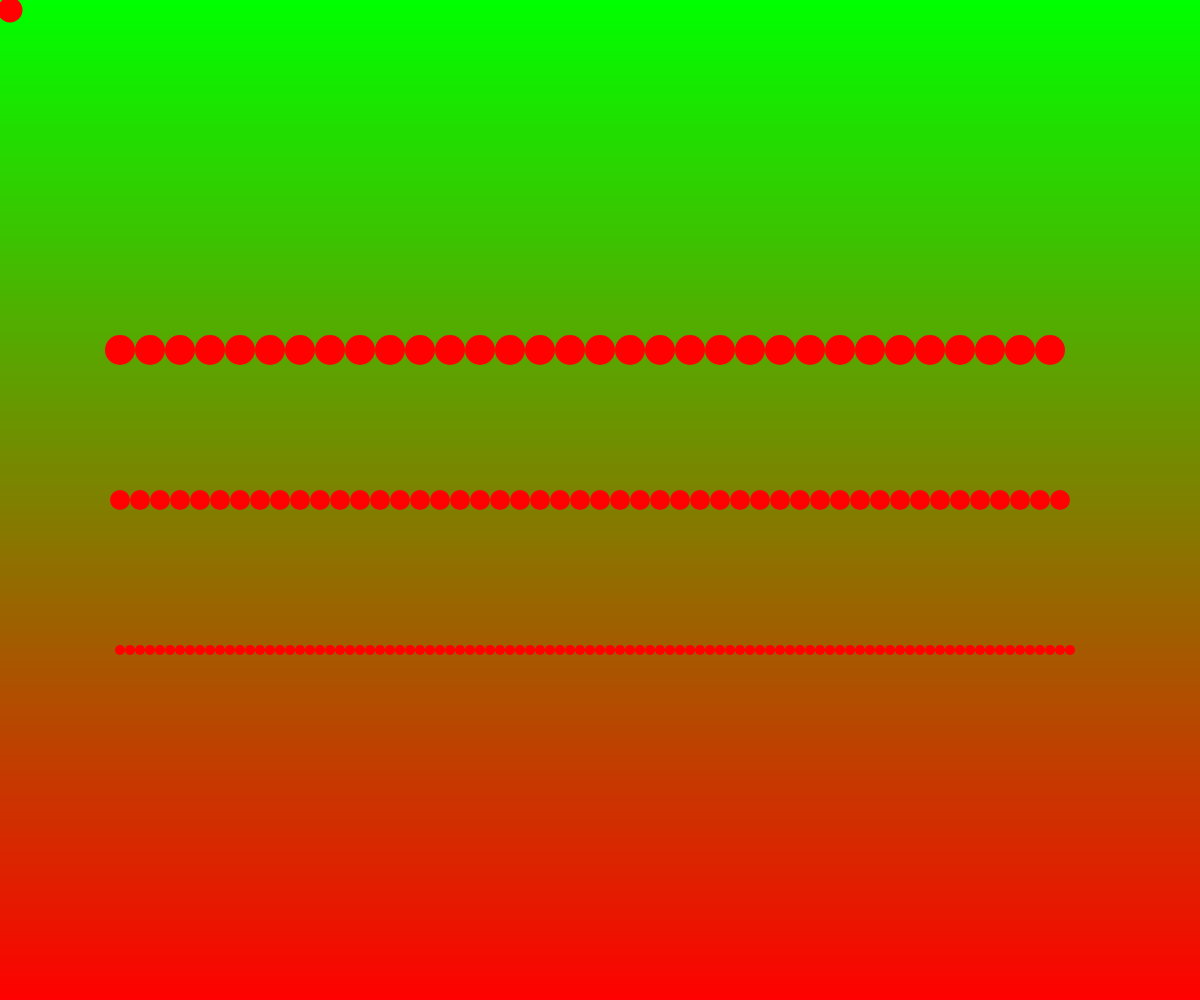
Frame 1 (no input)
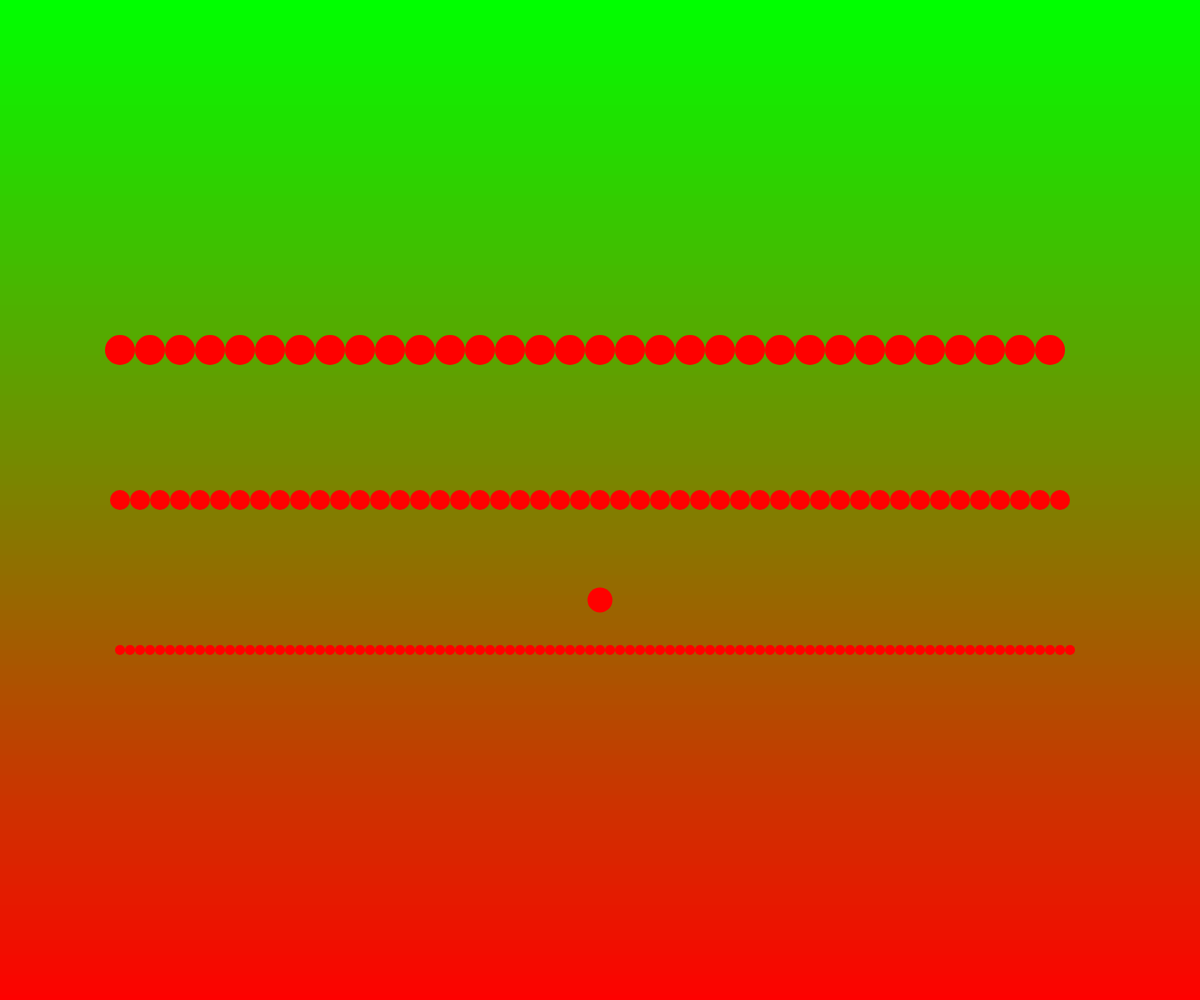
Frame 60 (no input)
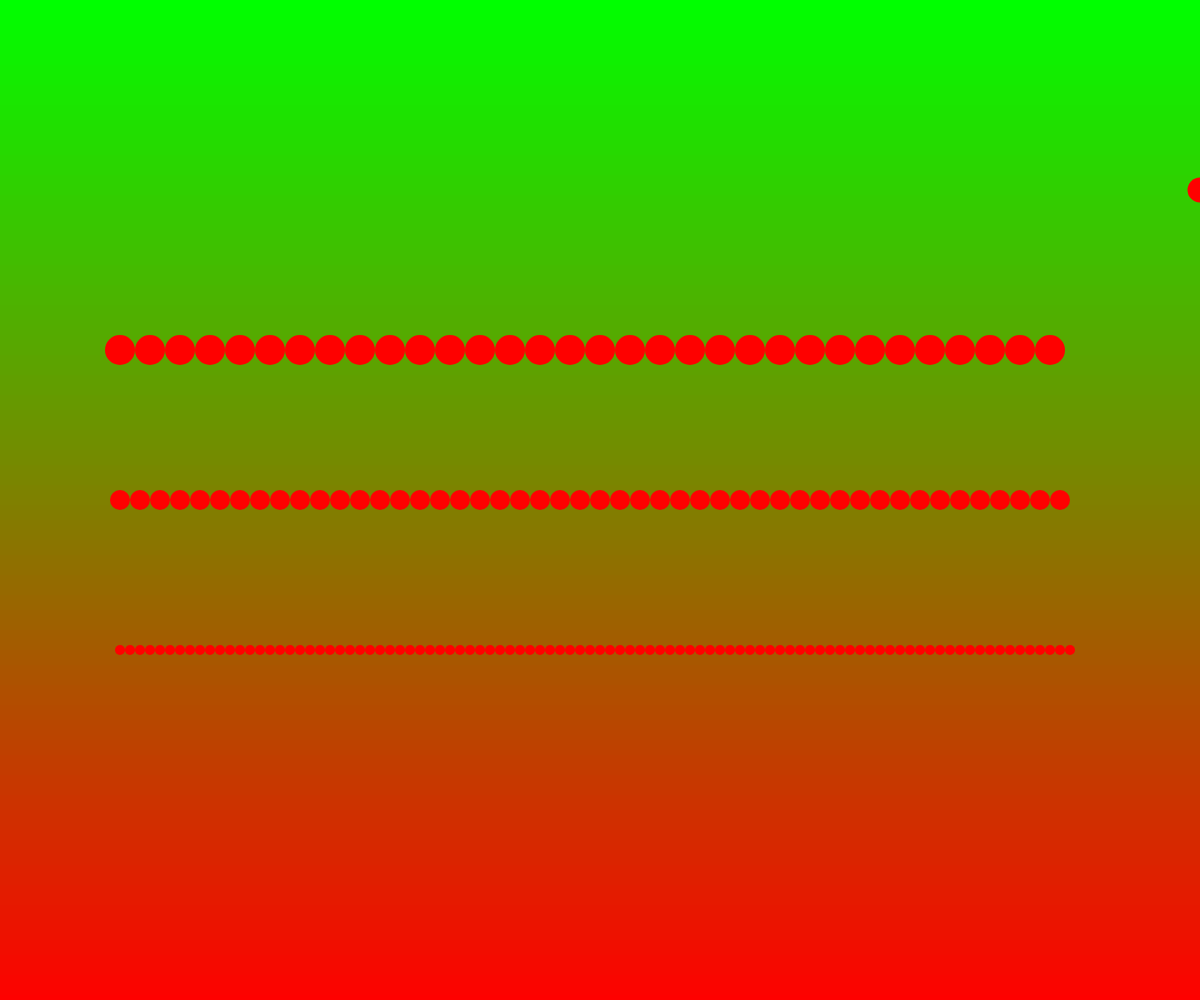
Frame 120 (the mouse pressed at the canvas centre since frame 60)

The p5.js sketch that drew these frames (run headless with seeded random() and noise() and a simulated clock; from frame 60 on, the mouse is pressed at the canvas centre):

// p5.js sketch
// ── sketch.js
// Project Title
// Your Name
// Date
//
// Extra for Experts:
// - describe what you did to take this project "above and beyond"

let cX = 0;
let cY = 0;

function setup() {
  createCanvas(windowWidth, windowHeight);
}


function movingball()
{
  cX += 10; 
  cY += 10; 
  if(cX > width) cX = 0;
  if(cY > height) cY = 0;
  circle(cX, cY, 25);
}

function circleLine(y, size)
{

  let xStart = width * 0.1;
  let xEnd = width * 0.9;

  for(let x = xStart; x < xEnd; x += size)
  {
    circle(x,y,size);
  }
}

function gradientBackground()
{
  let h = 5;
  let y = 0;

  noStroke();
  while (y< height)
  {
    let value = map(y,0,height,0,255);

    fill(value,255-value,0);
    rect(0,y,width,h);
    y += h;
  }

}



function draw() {
  background(220);
  gradientBackground()
  movingball()
  circleLine(height * 0.35, 30);
  circleLine(height / 2, 20);
  circleLine(height * 0.65, 10);
  
}
